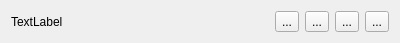
<?xml version="1.0" encoding="UTF-8"?>
<ui version="4.0">
 <class>ModWidget</class>
 <widget class="QWidget" name="ModWidget">
  <property name="geometry">
   <rect>
    <x>0</x>
    <y>0</y>
    <width>400</width>
    <height>41</height>
   </rect>
  </property>
  <property name="windowTitle">
   <string>Form</string>
  </property>
  <layout class="QHBoxLayout" name="horizontalLayout">
   <item>
    <widget class="QLabel" name="mod_name">
     <property name="text">
      <string>TextLabel</string>
     </property>
    </widget>
   </item>
   <item>
    <widget class="QToolButton" name="mod_update">
     <property name="text">
      <string>...</string>
     </property>
     <property name="icon">
      <iconset theme="software-update-available-symbolic"/>
     </property>
    </widget>
   </item>
   <item>
    <widget class="QToolButton" name="mod_info">
     <property name="text">
      <string>...</string>
     </property>
     <property name="icon">
      <iconset theme="browser"/>
     </property>
    </widget>
   </item>
   <item>
    <widget class="QToolButton" name="mod_install">
     <property name="text">
      <string>...</string>
     </property>
     <property name="icon">
      <iconset theme="down"/>
     </property>
    </widget>
   </item>
   <item>
    <widget class="QToolButton" name="mod_delete">
     <property name="text">
      <string>...</string>
     </property>
     <property name="icon">
      <iconset theme="edit-delete">
       <normaloff>.</normaloff>.</iconset>
     </property>
    </widget>
   </item>
  </layout>
 </widget>
 <resources/>
 <connections/>
</ui>
